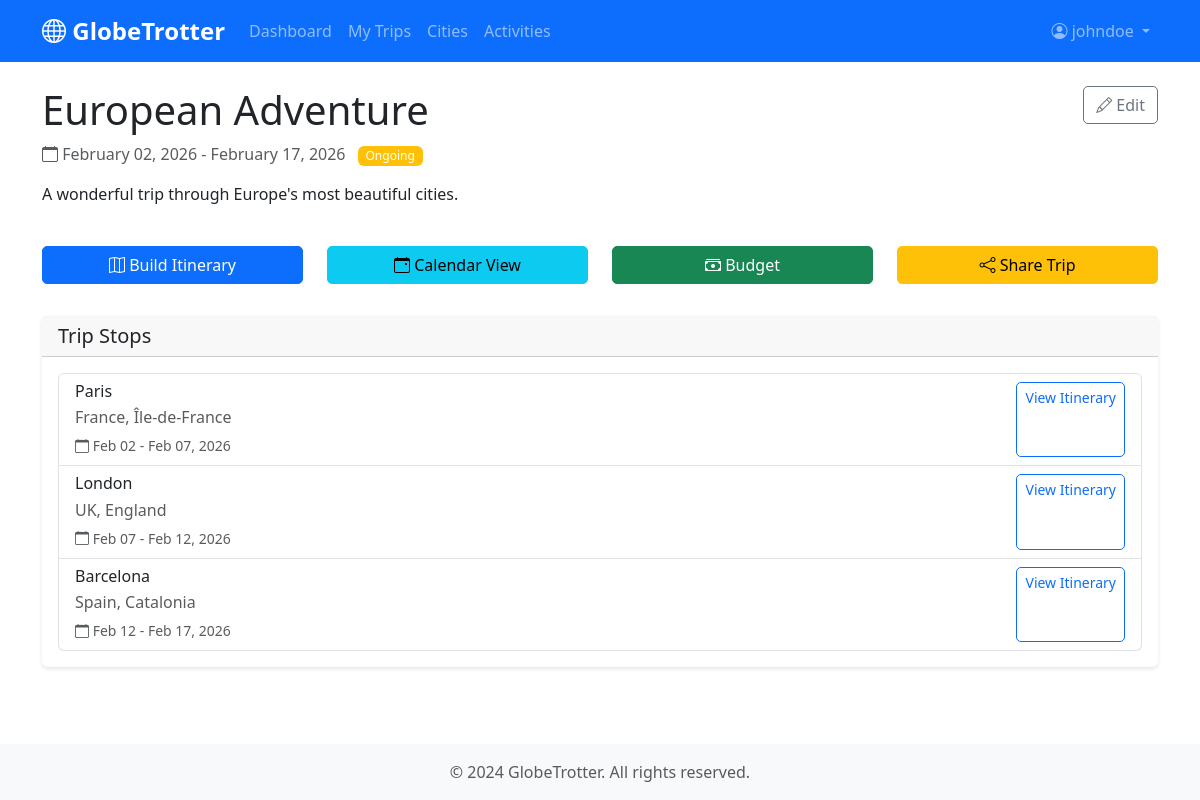
The page /trips/1 (signed in) on the database its author committed.
### app/models.py (models this page shows, shortened)
class User(UserMixin, db.Model):
    __tablename__ = 'users'
    id = db.Column(db.Integer, primary_key=True)
    email = db.Column(db.String(120), unique=True, nullable=False, index=True)
    username = db.Column(db.String(80), unique=True, nullable=False)
    password_hash = db.Column(db.String(255), nullable=False)
    full_name = db.Column(db.String(100))
    avatar_url = db.Column(db.String(255))
    role = db.Column(db.String(20), default='User', nullable=False)
    language_preference = db.Column(db.String(10), default='en')
    created_at = db.Column(db.DateTime, default=datetime.utcnow)
    updated_at = db.Column(db.DateTime, default=datetime.utcnow, onupdate=datetime.utcnow)
    trips = db.relationship('Trip', backref='user', lazy='dynamic', cascade='all, delete-orphan')
    saved_destinations = db.relationship('SavedDestination', backref='user', lazy='dynamic', cascade='all, delete-orphan')
    def is_admin(self):
        return self.role == 'Admin'

class Trip(db.Model):
    __tablename__ = 'trips'
    id = db.Column(db.Integer, primary_key=True)
    user_id = db.Column(db.Integer, db.ForeignKey('users.id', ondelete='CASCADE'), nullable=False)
    name = db.Column(db.String(200), nullable=False)
    description = db.Column(db.Text)
    start_date = db.Column(db.Date, nullable=False)
    end_date = db.Column(db.Date, nullable=False)
    cover_image_url = db.Column(db.String(255))
    created_at = db.Column(db.DateTime, default=datetime.utcnow)
    updated_at = db.Column(db.DateTime, default=datetime.utcnow, onupdate=datetime.utcnow)
    trip_stops = db.relationship('TripStop', backref='trip', lazy='dynamic', cascade='all, delete-orphan', order_by='TripStop.order_index')
    budget = db.relationship('Budget', backref='trip', uselist=False, cascade='all, delete-orphan')
    shared_links = db.relationship('SharedLink', backref='trip', lazy='dynamic', cascade='all, delete-orphan')
    @property
    def status(self):
        today = datetime.utcnow().date()
        if self.end_date < today:
            return 'Completed'
        elif self.start_date <= today <= self.end_date:
            return 'Ongoing'
        else:
            return 'Upcoming'

class TripStop(db.Model):
    __tablename__ = 'trip_stops'
    id = db.Column(db.Integer, primary_key=True)
    trip_id = db.Column(db.Integer, db.ForeignKey('trips.id', ondelete='CASCADE'), nullable=False)
    city_id = db.Column(db.Integer, db.ForeignKey('cities.id'), nullable=False)
    arrival_date = db.Column(db.Date, nullable=False)
    departure_date = db.Column(db.Date, nullable=False)
    order_index = db.Column(db.Integer, default=0)
    notes = db.Column(db.Text)
    itinerary_days = db.relationship('ItineraryDay', backref='trip_stop', lazy='dynamic', cascade='all, delete-orphan', order_by='ItineraryDay.day_number')

class City(db.Model):
    __tablename__ = 'cities'
    id = db.Column(db.Integer, primary_key=True)
    name = db.Column(db.String(100), nullable=False)
    country = db.Column(db.String(100), nullable=False)
    region = db.Column(db.String(100))
    cost_index = db.Column(db.Numeric(10, 2), default=1.0)
    latitude = db.Column(db.Numeric(10, 7))
    longitude = db.Column(db.Numeric(10, 7))
    description = db.Column(db.Text)
    trip_stops = db.relationship('TripStop', backref='city', lazy='dynamic')
    activities = db.relationship('Activity', backref='city', lazy='dynamic')
    saved_destinations = db.relationship('SavedDestination', backref='city', lazy='dynamic')

### app/routes/trips.py (the view)
@bp.route('/<int:id>')
@login_required
def view(id):
    trip = Trip.query.get_or_404(id)
    if trip.user_id != current_user.id:
        flash('You do not have permission to view this trip.', 'danger')
        return redirect(url_for('trips.list'))
    return render_template('trips/view.html', trip=trip)

### app/__init__.py (called while the page is built)
@login_manager.user_loader
def load_user(user_id):
    return User.query.get(int(user_id))

### app/templates/trips/view.html (shortened to what this page needs)
{% extends "base.html" %}
{% block content %}
<div class="mb-4">
    <div class="d-flex justify-content-between align-items-start">
        <div>
            <h1>{{ trip.name }}</h1>
            <p class="text-muted">
                <i class="bi bi-calendar"></i> {{ trip.start_date.strftime('%B %d, %Y') }} - {{ trip.end_date.strftime('%B %d, %Y') }}
                <span class="badge bg-{{ 'success' if trip.status == 'Upcoming' else 'warning' if trip.status == 'Ongoing' else 'secondary' }} ms-2">{{ trip.status }}</span>
            </p>
            {% if trip.description %}
            <p>{{ trip.description }}</p>
            {% endif %}
        </div>
        <div>
            <a href="{{ url_for('trips.edit', id=trip.id) }}" class="btn btn-outline-secondary">
                <i class="bi bi-pencil"></i> Edit
            </a>
        </div>
    </div>
</div>
<div class="row mb-4">
    <div class="col-md-3">
        <a href="{{ url_for('itinerary.builder', trip_id=trip.id) }}" class="btn btn-primary w-100 mb-2">
            <i class="bi bi-map"></i> Build Itinerary
        </a>
    </div>
    <div class="col-md-3">
        <a href="{{ url_for('calendar.view', trip_id=trip.id) }}" class="btn btn-info w-100 mb-2">
            <i class="bi bi-calendar-event"></i> Calendar View
        </a>
    </div>
    <div class="col-md-3">
        <a href="{{ url_for('budget.breakdown', trip_id=trip.id) }}" class="btn btn-success w-100 mb-2">
            <i class="bi bi-cash-stack"></i> Budget
        </a>
    </div>
    <div class="col-md-3">
        <form method="POST" action="{{ url_for('share.generate_link', trip_id=trip.id) }}" class="d-inline">
            <button type="submit" class="btn btn-warning w-100 mb-2">
                <i class="bi bi-share"></i> Share Trip
            </button>
        </form>
    </div>
</div>
<div class="card">
    <div class="card-header">
        <h5 class="mb-0">Trip Stops</h5>
    </div>
    <div class="card-body">
        {% if trip.trip_stops %}
        <div class="list-group">
            {% for stop in trip.trip_stops %}
            <div class="list-group-item">
                <div class="d-flex w-100 justify-content-between">
                    <div>
                        <h6 class="mb-1">{{ stop.city.name }}</h6>
                        <p class="mb-1 text-muted">{{ stop.city.country }}{% if stop.city.region %}, {{ stop.city.region }}{% endif %}</p>
                        <small class="text-muted">
                            <i class="bi bi-calendar"></i> {{ stop.arrival_date.strftime('%b %d') }} - {{ stop.departure_date.strftime('%b %d, %Y') }}
                        </small>
                    </div>
                    <a href="{{ url_for('itinerary.builder', trip_id=trip.id) }}" class="btn btn-sm btn-outline-primary">View Itinerary</a>
                </div>
            </div>
            {% endfor %}
        </div>
        {% else %}
        <p class="text-muted">No cities added yet. <a href="{{ url_for('itinerary.builder', trip_id=trip.id) }}">Start building your itinerary!</a></p>
        {% endif %}
    </div>
</div>
{% endblock %}

### app/templates/base.html (shortened to what this page needs)
<!DOCTYPE html>
<html lang="en">
<head>
    <link href="https://cdn.jsdelivr.net/npm/bootstrap@5.3.0/dist/css/bootstrap.min.css" rel="stylesheet">
    <link rel="stylesheet" href="https://cdn.jsdelivr.net/npm/bootstrap-icons@1.10.0/font/bootstrap-icons.css">
    <link rel="stylesheet" href="{{ url_for('static', filename='css/style.css') }}">
</head>
<body>
    <nav class="navbar navbar-expand-lg navbar-dark bg-primary">
        <div class="container">
            <a class="navbar-brand" href="{{ url_for('dashboard.index') }}">
                <i class="bi bi-globe"></i> GlobeTrotter
            </a>
            <div class="collapse navbar-collapse" id="navbarNav">
                <ul class="navbar-nav me-auto">
                    <li class="nav-item">
                        <a class="nav-link" href="{{ url_for('dashboard.index') }}">Dashboard</a>
                    </li>
                    <li class="nav-item">
                        <a class="nav-link" href="{{ url_for('trips.list') }}">My Trips</a>
                    </li>
                    <li class="nav-item">
                        <a class="nav-link" href="{{ url_for('cities.search') }}">Cities</a>
                    </li>
                    <li class="nav-item">
                        <a class="nav-link" href="{{ url_for('activities.search') }}">Activities</a>
                    </li>
                </ul>
                <ul class="navbar-nav">
                    {% if current_user.is_authenticated %}
                    <li class="nav-item dropdown">
                        <a class="nav-link dropdown-toggle" href="#" id="navbarDropdown" role="button" data-bs-toggle="dropdown">
                            {% if current_user.avatar_url %}
                            <img src="{{ current_user.avatar_url }}" alt="Avatar" class="rounded-circle me-1" style="width: 24px; height: 24px;">
                            {% else %}
                            <i class="bi bi-person-circle"></i>
                            {% endif %}
                            {{ current_user.username }}
                        </a>
                    </li>
                    {% endif %}
                </ul>
            </div>
        </div>
    </nav>
    <main class="container my-4">
        {% block content %}{% endblock %}
    </main>
    <footer class="bg-light text-center py-3 mt-5">
        <div class="container">
            <p class="text-muted mb-0">&copy; 2024 GlobeTrotter. All rights reserved.</p>
        </div>
    </footer>
</body>
</html>

### app/static/css/style.css (style rules this page uses)
:root { --primary-color: #0d6efd; --secondary-color: #6c757d; --success-color: #198754; --danger-color: #dc3545; --warning-color: #ffc107; --info-color: #0dcaf0; }
body { font-family: 'Segoe UI', Tahoma, Geneva, Verdana, sans-serif; min-height: 100vh; display: flex; flex-direction: column; }
main { flex: 1; }
.navbar-brand { font-weight: bold; font-size: 1.5rem; }
.card { border: none; box-shadow: 0 2px 4px rgba(0,0,0,0.1); transition: box-shadow 0.3s ease; }
.btn { border-radius: 5px; transition: all 0.3s ease; }
footer { margin-top: auto; }
.badge { padding: 0.35em 0.65em; font-weight: 500; }
main { animation: fadeIn 0.3s ease-in; }

### rows shown on the page
User: username "johndoe"
Trip: name "European Adventure", start_date "February 02, 2026", end_date "February 17, 2026", status "Ongoing", description "A wonderful trip through Europe's most beautiful cities."
TripStop: city.name "Paris", city.country "France", city.region "Île-de-France", arrival_date "Feb 02", departure_date "Feb 07, 2026"
TripStop: city.name "London", city.country "UK", city.region "England", arrival_date "Feb 07", departure_date "Feb 12, 2026"
TripStop: city.name "Barcelona", city.country "Spain", city.region "Catalonia", arrival_date "Feb 12", departure_date "Feb 17, 2026"
